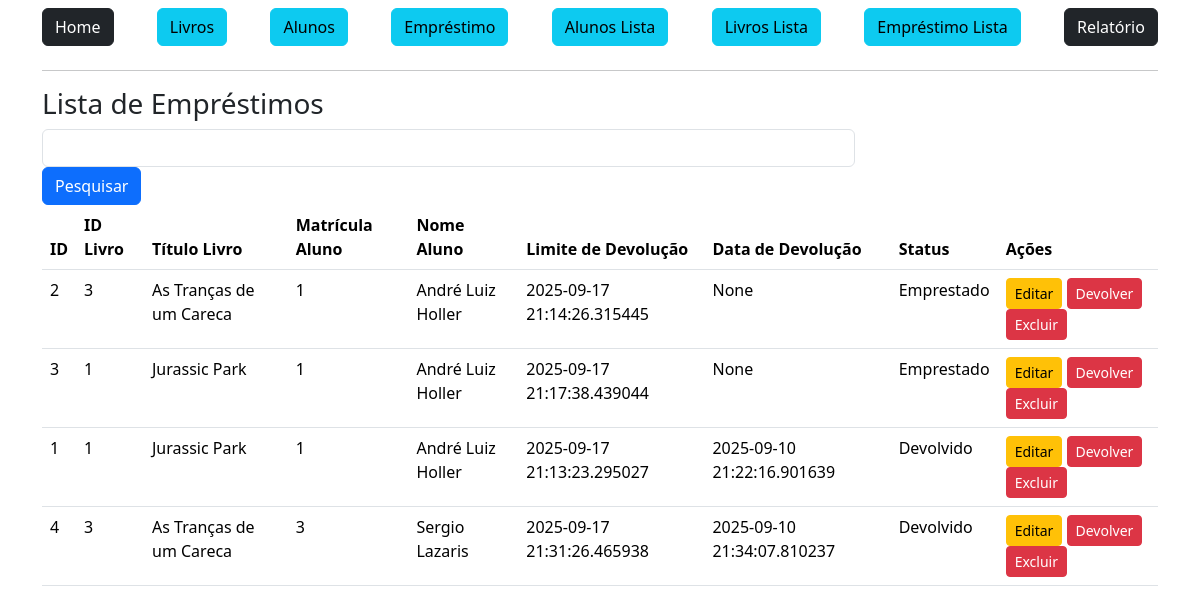
The page /emprestimo/lista/ (signed in) on the database its author committed.
### app/models.py (models this page shows)
class Loan(db.Model):
    id = db.Column(db.Integer, primary_key=True)
    loanBook = db.Column(db.Integer, db.ForeignKey('book.id', name='fk_loan_book'))
    loanStudent = db.Column(db.Integer, db.ForeignKey('student.registration', name='fk_loan_student'))
    returnLimit = db.Column(db.DateTime, default=one_week_from_now)
    loanDate = db.Column(db.DateTime, default=datetime.now)
    returnDate = db.Column(db.DateTime, default=None)
    status = db.Column(db.String, default='Emprestado')
    student = db.relationship("Student", backref="loans")
    book = db.relationship("Book", backref="loans")

class Book(db.Model):
    id = db.Column(db.Integer, primary_key=True)
    title = db.Column(db.String, nullable=False)
    author = db.Column(db.String, nullable=False)
    publisher = db.Column(db.String, nullable=False)
    publiYear = db.Column(db.Integer, nullable=False)
    genre = db.Column(db.String, nullable=False)
    availNumber = db.Column(db.Integer, nullable=False)
    totalNumber = db.Column(db.Integer, nullable=False)

class Student(db.Model):
    name = db.Column(db.String, nullable = False)
    registration = db.Column(db.Integer, primary_key = True)

### app/view.py (the view)
@app.route('/emprestimo/lista/')
@login_required
def loanList():
    if request.method == 'GET':
        pesquisa = request.args.get('pesquisa', '')
    dados = Loan.query.order_by('id')
    if pesquisa != '':
        dados = dados.filter_by(loanStudent=pesquisa)
    context = {'dados': dados.all()}
    return render_template('emprestimoLista.html', context=context, now=datetime.now)

### app/__init__.py (called while the page is built)
@login_manager.user_loader
def load_user(user_id):
    return Employee.query.get(int(user_id))

### app/view.py (called while the page is built)
@app.before_request
def atualizar_status_atrasados():
    hoje = datetime.now()
    emprestimos = Loan.query.filter(
        Loan.status == 'Emprestado',
        Loan.returnDate == None,
        Loan.returnLimit < hoje
    ).all()
    for emprestimo in emprestimos:
        emprestimo.status = 'Atrasado'
    if emprestimos:
        db.session.commit()

### app/templates/emprestimoLista.html (shortened to what this page needs)
{% extends 'base.html' %}
{% block content %}
    <div class = "container">
        <div class = "row">
            <h3>Lista de Empréstimos</h3>
        <form action="" method="get" class="row">
            <div class="col-9">
                <input type="text" name="pesquisa" class="form-control">
            </div>
            <div>
                <button type="submit" class="btn btn-primary">Pesquisar</button>
            </div>
        </form>
        <div class="col-12">
            <table class="table">
                <thead>
                    <tr>
                        <th>ID</th>
                        <th>ID Livro</th>
                        <th>Título Livro</th>
                        <th>Matrícula Aluno</th>
                        <th>Nome Aluno</th>
                        <th>Limite de Devolução</th>
                        <th>Data de Devolução</th>
                        <th>Status</th>
                        <th>Ações</th>
                    </tr>
                </thead>
                <body>
                    {% for linha in context['dados'] %}
                    {% if linha.returnDate is none %}
                        <tr>
                            <td>{{linha.id}}</td>
                            <td>{{linha.loanBook}}</td>
                            <td>{{linha.book.title}}</td>
                            <td>{{linha.loanStudent}}</td>
                            <td>{{linha.student.name}}</td>
                            <td>{{linha.returnLimit}}</td>
                            <td>{{linha.returnDate}}</td>
                            <td>{{linha.status}}</td>
                            <td>
                                <a href="{{ url_for('loanEdit', id=linha.id) }}" class="btn btn-sm btn-warning">Editar</a>
                                <form action="{{ url_for('loanReturn', id=linha.id) }}" method="post" style="display:inline;">
                                    <button type="submit" class="btn btn-sm btn-danger" onclick="return confirm('Tem certeza que deseja devolver este empréstimo?')">
                                        Devolver
                                    </button>
                                </form>
                                <form action="{{ url_for('loanDelete', id=linha.id) }}" method="post" style="display:inline;">
                                    <button type="submit" class="btn btn-sm btn-danger" onclick="return confirm('Tem certeza que deseja excluir este empréstimo?')">
                                        Excluir
                                    </button>
                                </form>
                            </td>
                            </tr>
                    {% endif %}
                    {% endfor %}
                    {% for linha in context['dados'] %}
                    {% if linha.returnDate is not none %}
                        <tr>
                            <td>{{linha.id}}</td>
                            <td>{{linha.loanBook}}</td>
                            <td>{{linha.book.title}}</td>
                            <td>{{linha.loanStudent}}</td>
                            <td>{{linha.student.name}}</td>
                            <td>{{linha.returnLimit}}</td>
                            <td>{{linha.returnDate}}</td>
                            <td>{{linha.status}}</td>
                            <td>
                                <a href="{{ url_for('loanEdit', id=linha.id) }}" class="btn btn-sm btn-warning">Editar</a>
                                <form action="{{ url_for('loanReturn', id=linha.id) }}" method="post" style="display:inline;">
                                    <button type="submit" class="btn btn-sm btn-danger" onclick="return confirm('Tem certeza que deseja devolver este empréstimo?')">
                                        Devolver
                                    </button>
                                </form>
                                <form action="{{ url_for('loanDelete', id=linha.id) }}" method="post" style="display:inline;">
                                    <button type="submit" class="btn btn-sm btn-danger" onclick="return confirm('Tem certeza que deseja excluir este empréstimo?')">
                                        Excluir
                                    </button>
                                </form>
                            </td>
                            </tr>
                            {% set dias_para_limite = (linha.returnLimit - now()).days %}
                    {% endif %}
                    {% endfor %}
                </body>
            </table>
        </div>
        </div>
    </div>
{% endblock %}

### app/templates/base.html (shortened to what this page needs)
<!DOCTYPE html>
<html lang="pt-br">
<head>
    <link href="https://cdn.jsdelivr.net/npm/bootstrap@5.3.7/dist/css/bootstrap.min.css" rel="stylesheet">
</head>
<body>
    <div class="container">
        {% include 'nav.html' %}
        <hr>
    </div>
    <section class="container-fluid mt-2">
    {% block content %}{% endblock %}
    </section>
</body>
</html>

### app/templates/nav.html
<nav class="navbar">
    <a href="/" class="btn btn-dark">Home</a>
    <a href="{{url_for('bookRegister')}}" class="btn btn-info">Livros</a>
    <a href="{{url_for('studentRegister')}}" class="btn btn-info">Alunos</a>
    <a href="{{url_for('loanRegister')}}" class="btn btn-info">Empréstimo</a>
    <a href="{{url_for('studentList')}}" class="btn btn-info">Alunos Lista</a>
    <a href="{{url_for('bookList')}}" class="btn btn-info">Livros Lista</a>
    <a href="{{url_for('loanList')}}" class="btn btn-info">Empréstimo Lista</a>
    <a href="{{url_for('history')}}" class="btn btn-dark">Relatório</a>
</nav>

### rows shown on the page
Loan: id "2", loanBook "3", book "As Tranças de um Careca", loanStudent "1", student.name "André Luiz Holler", returnLimit "2025-09-17 21:14:26.315445", returnDate "None", status "Emprestado"
Loan: id "3", loanBook "1", book "Jurassic Park", loanStudent "1", student.name "André Luiz Holler", returnLimit "2025-09-17 21:17:38.439044", returnDate "None", status "Emprestado"
Loan: id "1", loanBook "1", book "Jurassic Park", loanStudent "1", student.name "André Luiz Holler", returnLimit "2025-09-17 21:13:23.295027", returnDate "2025-09-10 21:22:16.901639", status "Devolvido"
Loan: id "4", loanBook "3", book "As Tranças de um Careca", loanStudent "3", student.name "Sergio Lazaris", returnLimit "2025-09-17 21:31:26.465938", returnDate "2025-09-10 21:34:07.810237", status "Devolvido"
